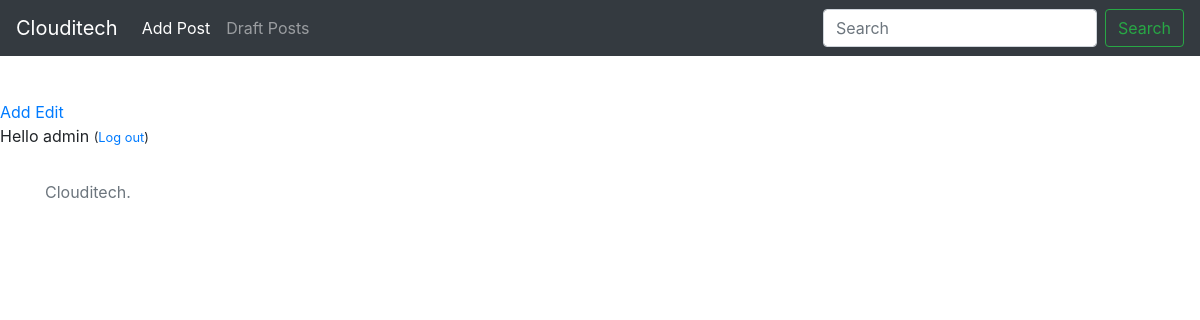
Before: /drafts/ (signed in) with the older database file.
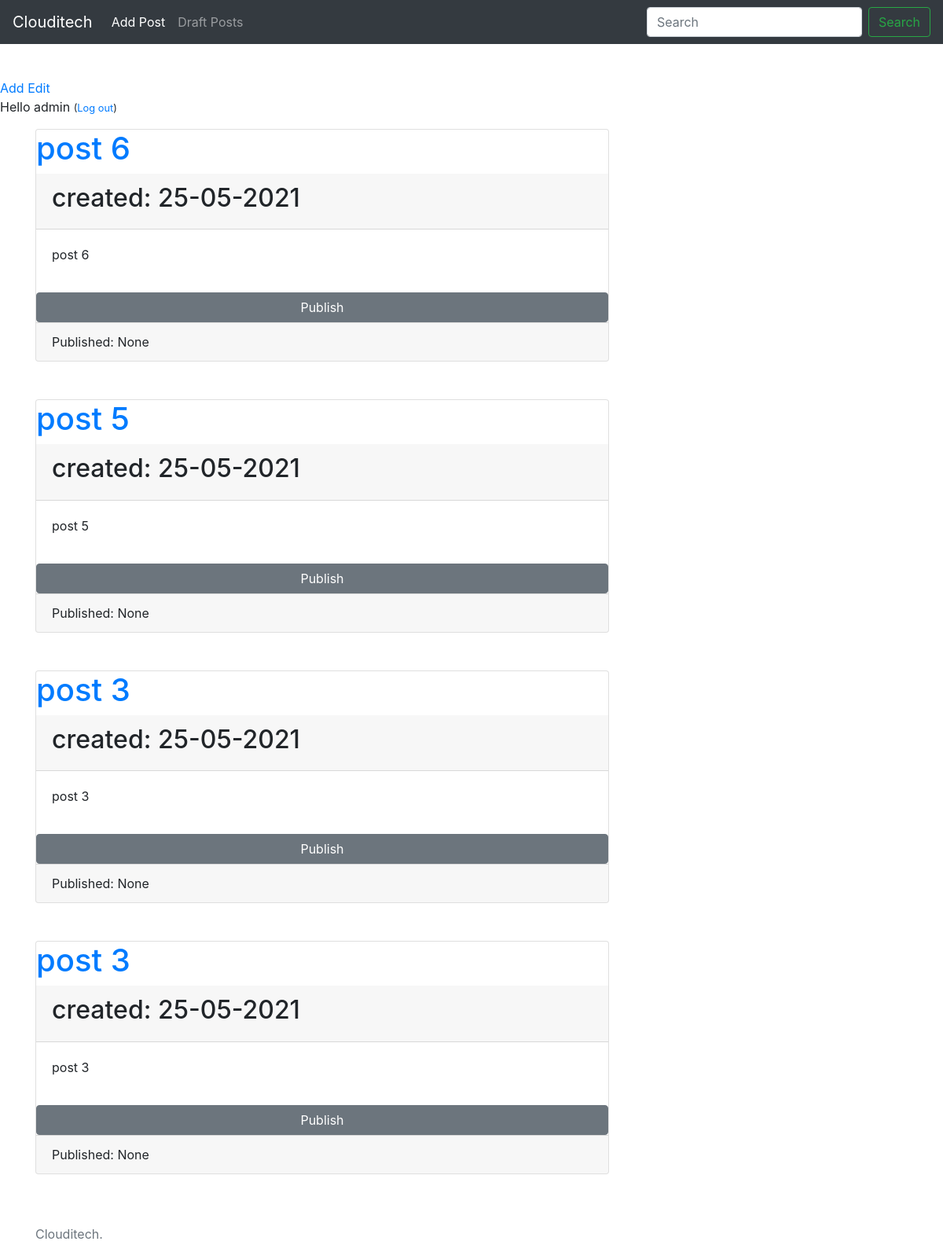
After: the same page with the newer database file.
### blog/models.py (models this page shows, shortened)
class Post(models.Model):
    author = models.ForeignKey(settings.AUTH_USER_MODEL, on_delete=models.CASCADE)
    title = models.CharField(max_length=200)
    text = models.TextField()
    created_date = models.DateTimeField(default=timezone.now())
    published_date = models.DateTimeField(blank=True, null=True)

### blog/views.py (the view)
# urls.py: path('drafts/', views.post_draft_list, name='post_draft_list'),
@login_required
def post_draft_list(request):
    posts = Post.objects.filter(published_date__isnull=True).order_by('-created_date')
    return render(request, 'blog/post_draft_list.html', {'posts': posts})

### blog/templates/blog/post_draft_list.html
{% extends 'blog/base.html' %}
{% block content %}
    {% for post in posts %}
        <div class="card">
            <h1><a href="{% url 'blog:post_publish' pk=post.pk %}">{{ post.title }}</a></h1>
            <div class="card-header"><h2>created: {{ post.created_date|date:'d-m-Y' }}</h2></div>
            <div class="card-body"><p>{{ post.text|truncatechars:200 }}</p></div>
            <a href="{% url 'blog:post_publish' pk=post.pk %}" class="btn btn-secondary">Publish</a>
            <div class="card-footer">Published: {{ post.published_date }}</div>
        </div><br><br>
    {% endfor %}
{% endblock %}

Changed rows visible on the page:
added Post: title "post 6", created_date "25-05-2021", text "post 6", published_date "None"
added Post: title "post 5", created_date "25-05-2021", text "post 5", published_date "None"
added Post: title "post 3", created_date "25-05-2021", text "post 3", published_date "None"
added Post: title "post 3", created_date "25-05-2021", text "post 3", published_date "None"
